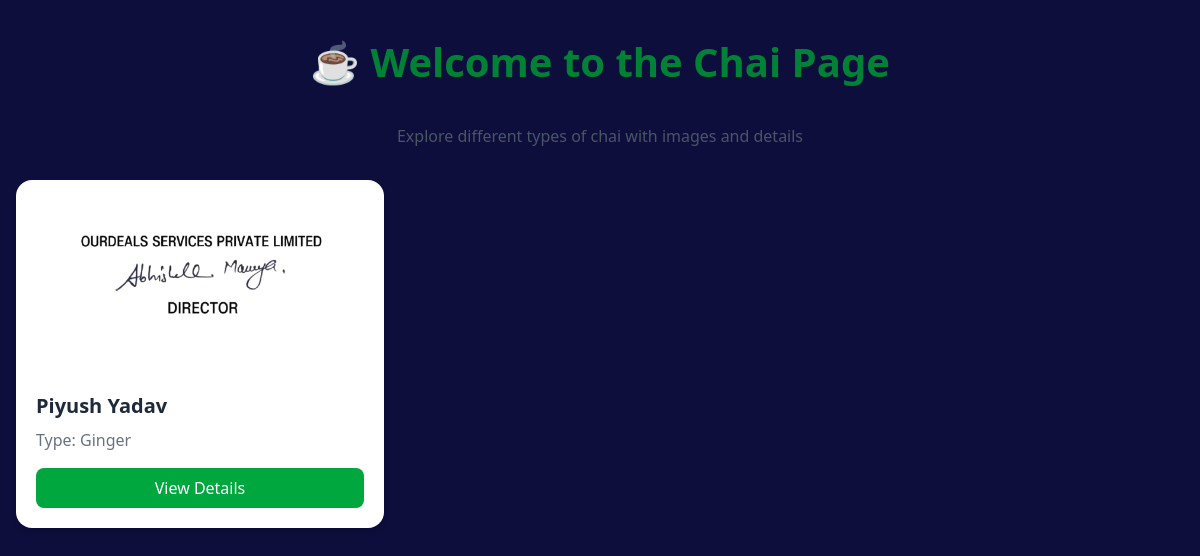
Page /chai/ on the earlier database version.
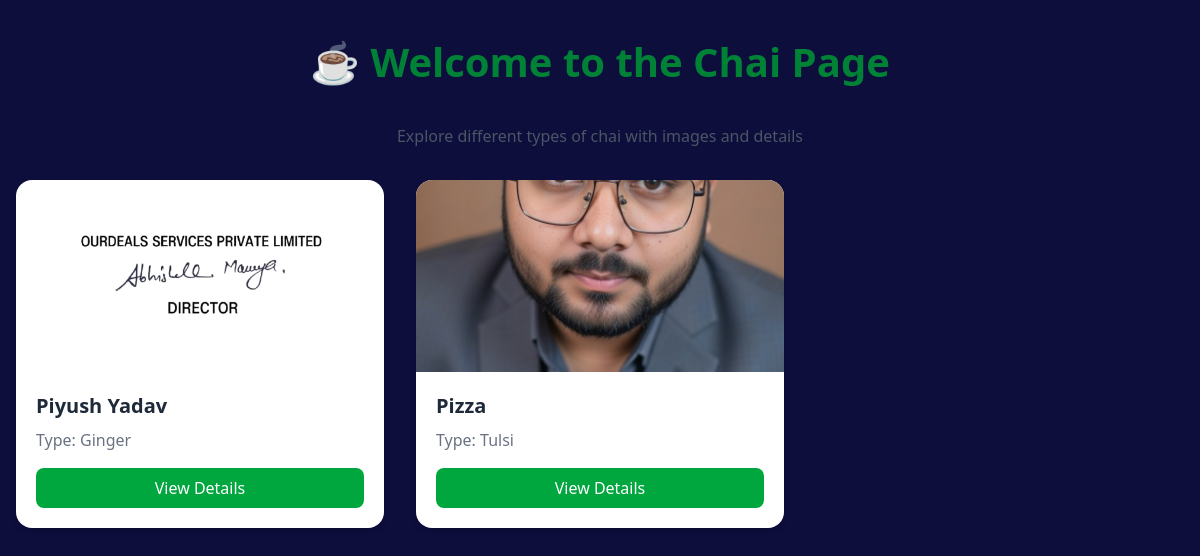
Same page on the later database version.
### chai/models.py (models this page shows, shortened)
class chaiVarity(models.Model):
    CHAI_TYPES_CHOICES = [
        ('ML', 'Masala'),
        ('GR', 'Ginger'),
        ('CD', 'Cardamom'),
        ('TL', 'Tulsi'),
        ('LM', 'Lemon'),
        ('SP', 'Spices'),
        ('PL', 'Plain'),
    ]
    name=models.CharField(max_length=100)
    image=models.ImageField(upload_to='chais/')
    date_added=models.DateTimeField(default=timezone.now)
    type=models.CharField(max_length=2, choices=CHAI_TYPES_CHOICES)
    description=models.TextField(default='')
    price=models.DecimalField(max_digits=5, decimal_places=2)

### chai/views.py (the view)
# urls.py: path('', views.all_chai, name='all_chai'),
def all_chai(request):
    chais = chaiVarity.objects.all()
    return render(request, 'chai/all_chai.html', {'chais': chais})

### chai/templates/chai/all_chai.html (shortened to what this page needs)
{% extends 'layout.html' %}
{% block content %}
<div class="max-w-7xl mx-auto px-4 py-10">
  <h1 class="text-4xl font-bold text-center text-green-700 mb-10">
    ☕ Welcome to the Chai Page
  </h1>
  <p class="text-center text-gray-600 mb-8">
    Explore different types of chai with images and details
  </p>
  <div class="grid grid-cols-1 sm:grid-cols-2 lg:grid-cols-3 gap-8">
    {% for chai in chais %}
    <div class="bg-white rounded-2xl shadow-md hover:shadow-xl transition duration-300 overflow-hidden">
      <img
        src="{{ chai.image.url }}"
        alt="{{ chai.name }}"
        class="w-full h-48 object-cover"
      />
      <div class="p-5">
        <h2 class="text-xl font-semibold text-gray-800 mb-2">
          {{ chai.name }}
        </h2>
        <p class="text-gray-500 mb-3">
          Type: {{ chai.get_type_display }}
        </p>
        <a
          href="{% url 'chai_detail' chai.id %}"
          class="block text-center mt-4 w-full bg-green-600 text-white py-2 rounded-lg hover:bg-green-700 transition"
        >
          View Details
        </a>
      </div>
    </div>
    {% endfor %}
  </div>
</div>
{% endblock %}

Differences in the rows shown:
added chaiVarity: image (picture), name "Pizza", type "Tulsi"
